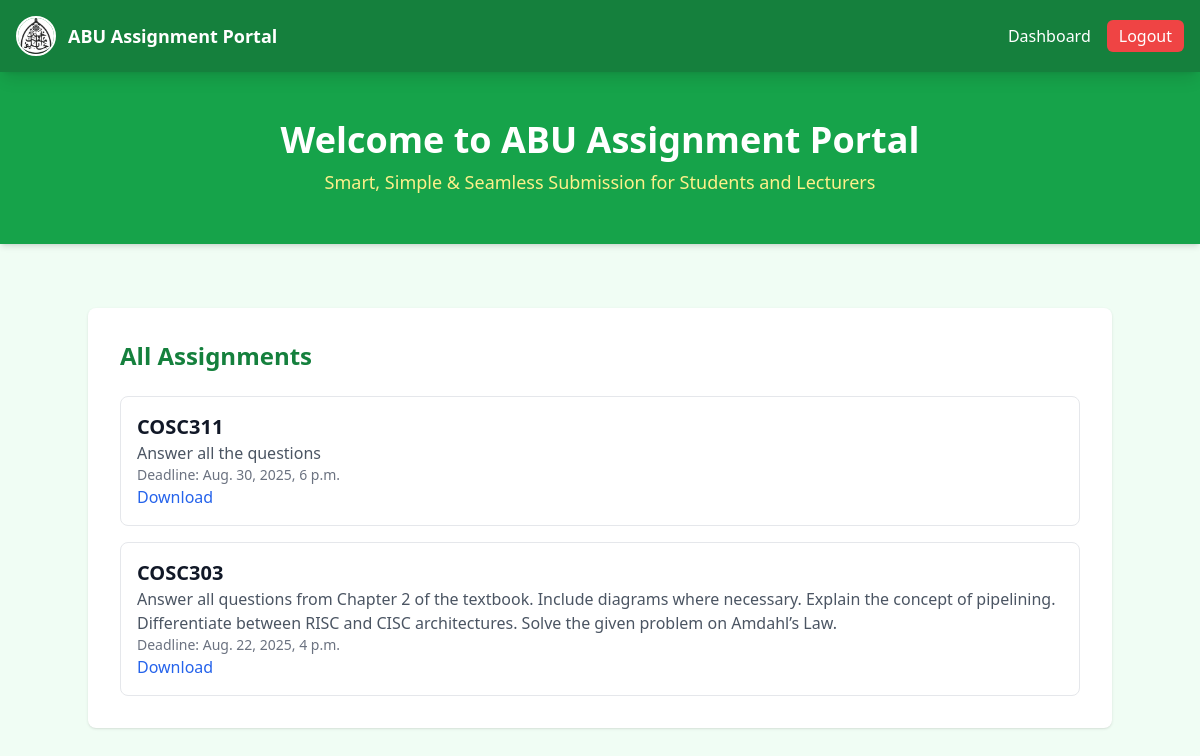
Page /assignments/ (signed in) on the committed database.
### portal/models.py (models this page shows, shortened)
class Assignment(models.Model):
    lecturer = models.ForeignKey(
        settings.AUTH_USER_MODEL,
        on_delete=models.CASCADE,
        limit_choices_to={'role': 'lecturer'}
    )
    title = models.CharField(max_length=200)
    description = models.TextField()
    file = models.FileField(upload_to='assignments/')
    deadline = models.DateTimeField()
    created_at = models.DateTimeField(auto_now_add=True)

### portal/views.py (the view)
# urls.py: path("assignments/", views.list_assignments, name="list_assignments"),
@login_required
def list_assignments(request):
    assignments = Assignment.objects.all().order_by("-created_at")
    return render(request, "list_assignments.html", {"assignments": assignments})

### portal/templates/list_assignments.html (shortened to what this page needs)
{% extends "base.html" %}
{% block content %}
<div class="max-w-5xl mx-auto mt-10 bg-white p-8 rounded-lg shadow">
    <h2 class="text-2xl font-bold text-green-700 mb-6">All Assignments</h2>
    <ul class="space-y-4">
        {% for assignment in assignments %}
        <li class="p-4 border rounded-lg hover:shadow-lg">
            <h3 class="text-xl font-semibold">{{ assignment.title }}</h3>
            <p class="text-gray-600">{{ assignment.description }}</p>
            <p class="text-sm text-gray-500">Deadline: {{ assignment.deadline }}</p>
            <a href="{{ assignment.file.url }}" class="text-blue-600 hover:underline">Download</a>
        </li>
        {% empty %}
        <p>No assignments available.</p>
        {% endfor %}
    </ul>
</div>
{% endblock %}

### portal/templates/base.html (shortened to what this page needs)
<!DOCTYPE html>
<html lang="en">
{% load static %}
<head>
  <script src="https://cdn.tailwindcss.com"></script>
</head>
<body class="bg-green-50 text-gray-900 font-sans">
<nav id="navbar" class="bg-green-700 p-4 flex justify-between items-center shadow-lg sticky top-0 z-50 transition-shadow duration-300">
  <div class="flex items-center space-x-3">
    <img src="{% static 'images/abu_logo.jpg' %}" alt="ABU Logo" class="h-10 w-10 rounded-full border-2 border-white">
    <a href="{% url 'index' %}" class="text-white font-bold text-lg hover:text-yellow-300 transition">
      ABU Assignment Portal
    </a>
  </div>
  <div class="flex items-center space-x-4">
    {% if user.is_authenticated %}
      {% if user.role == "student" %}
        <a href="{% url 'student_dashboard' %}" class="text-white hover:text-yellow-300">Dashboard</a>
      {% elif user.role == "lecturer" %}
        <a href="{% url 'lecturer_dashboard' %}" class="text-white hover:text-yellow-300">Dashboard</a>
      {% endif %}
      <a href="{% url 'logout' %}" class="px-3 py-1 bg-red-500 rounded-md text-white hover:bg-red-600 transition">
        Logout
      </a>
    {% endif %}
  </div>
</nav>
<section class="bg-green-600 text-white text-center py-12 shadow-md">
  <h1 class="text-3xl md:text-4xl font-bold">Welcome to ABU Assignment Portal</h1>
  <p class="mt-2 text-lg text-yellow-200">Smart, Simple & Seamless Submission for Students and Lecturers</p>
</section>
<div class="p-6 min-h-screen">
  {% block content %}{% endblock %}
</div>
</body>
</html>

### portal/templates/base.html (style rules this page uses)
body::before { content: "ABU Assignment Portal"; position: fixed; top: 50%; left: 50%; transform: translate(-50%, -50%) rotate(-25deg); font-size: 4rem; color: rgba(0, 0, 0, 0.05); z-index: -1; white-space: nowrap; pointer-events: none; }

### rows in the picture
Assignment: title "COSC311", description "Answer all the questions", deadline "Aug. 30, 2025, 6 p.m."
Assignment: title "COSC303", description "Answer all questions from Chapter 2 of the textbook. Include diagrams where necessary. Explain the concept of pipelining. Differentiate between RISC and CISC architectures. Solve the given problem on Amdahl’s Law.", deadline "Aug. 22, 2025, 4 p.m."
